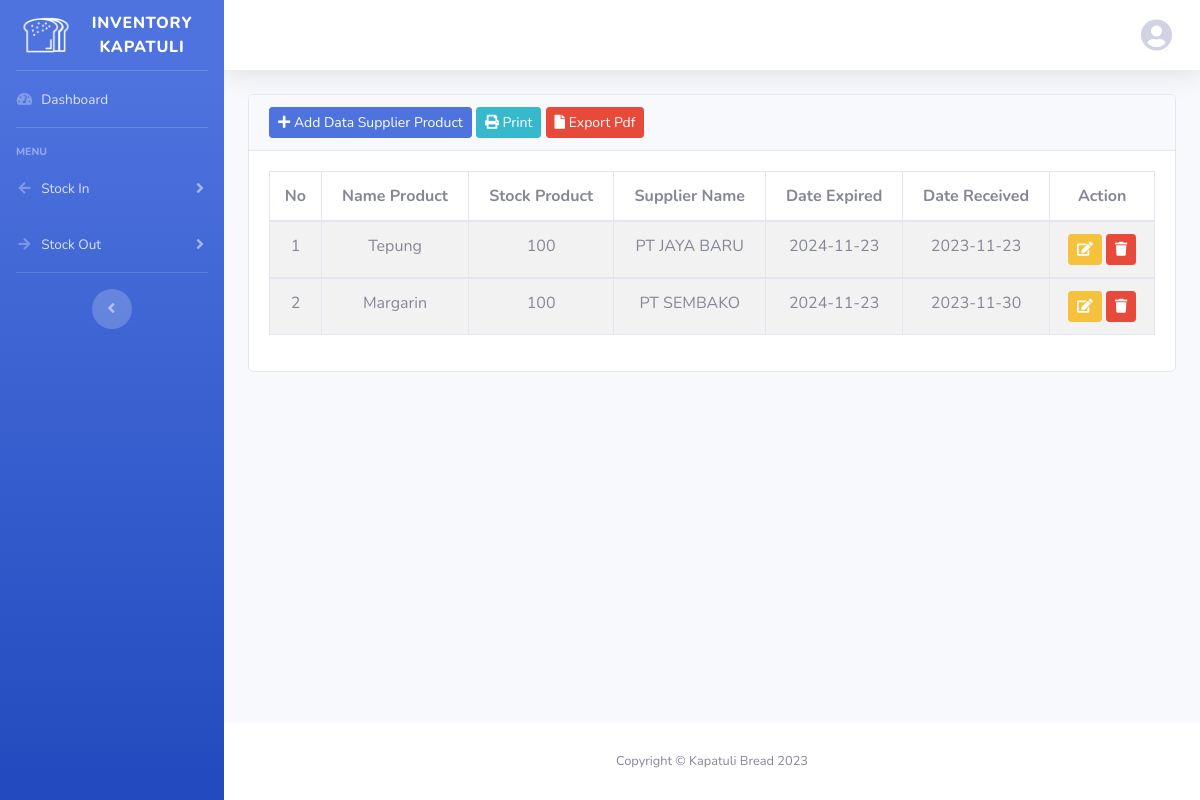
Page /index.php/supplier_product on the committed database.
### tables this page shows
CREATE TABLE `supplier_product` (
  `id` int(11) NOT NULL,
  `name_product` varchar(128) DEFAULT NULL,
  `stock_product` int(5) DEFAULT NULL,
  `supplier_id` int(11) NOT NULL,
  `expired_date` date NOT NULL,
  `date_received` date DEFAULT NULL
);

CREATE TABLE `supplier` (
  `id` int(11) NOT NULL,
  `name` varchar(128) DEFAULT NULL,
  `address` varchar(128) DEFAULT NULL,
  `phone` varchar(20) DEFAULT NULL
);

### application/libraries/template.php (called while the page is built, shortened)
<?php
class Template {
    protected $CI;
    public function __construct() {
        $this->CI =& get_instance();
    }
    public function load($view, $data = array()) {
        $this->CI->load->view('template/header', $data);
        $this->CI->load->view('template/navbar', $data);
        $this->CI->load->view($view, $data);
        $this->CI->load->view('template/footer');
    }
}

### application/controllers/Supplier_product.php (called while the page is built, shortened)
<?php
class Supplier_product extends CI_Controller
{
    public function index()
    {
        $data['title'] = 'Supplier Product';
        $data['users'] = $this->UsersModel->getUserWhere(['email' => $this->session->userdata('email')])->row_array();
        $data['supplier_product'] = $this->Supplier_product_model->get_data('supplier_product');
        $this->template->load('supplier_product', $data);
    }
}

### index.php (called while the page is built, shortened)
<?php
require_once BASEPATH.'core/CodeIgniter.php';

### application/models/Supplier_product_model.php (called while the page is built, shortened)
<?php
class Supplier_product_model extends CI_Model
{
    public function get_data($table)
    {
        $this->db->select('supplier_product.*, supplier.name AS supplier_name');
        $this->db->from($table);
        $this->db->join('supplier', 'supplier_product.supplier_id = supplier.id');
        $query = $this->db->get();
        if ($query->num_rows() > 0) {
            return $query->result();
        } else {
            return array();
        }
    }
}

### application/views/supplier_product.php (the view, shortened to what this page needs)
<div class="container-fluid">
    <div class="card">
        <div class="card-header">
            <a href="<?= base_url('supplier_product/tambah') ?>" class="btn btn-primary btn-sm"><i class="fa fa-plus"></i> Add Data Supplier Product</a>
            <a href="<?= base_url('supplier_product/print') ?>" class="btn btn-info btn-sm"><i class="fa fa-print"></i> Print</a>
            <a href="<?= base_url('supplier_product/pdf') ?>" class="btn btn-danger btn-sm"><i class="fa fa-file"></i> Export Pdf</a>
        </div>
        <div class="card-body">
            <table id="example1" class="table table-bordered table-striped">
                <thead>
                    <tr class="text-center">
                        <th>No</th>
                        <th>Name Product</th>
                        <th>Stock Product</th>
                        <th>Supplier Name</th>
                        <th>Date Expired</th>
                        <th>Date Received</th>
                        <th>Action</th>
                    </tr>
                </thead>
                <?php $no = 1;
                foreach ($supplier_product as $spl_p) : ?>
                    <tbody>
                        <tr class="text-center">
                            <td><?= $no++ ?></td>
                            <td><?= $spl_p->name_product ?></td>
                            <td><?= $spl_p->stock_product ?></td>
                            <td><?= $spl_p->supplier_name ?></td>
                            <td><?= $spl_p->expired_date ?></td>
                            <td><?= $spl_p->date_received ?></td>
                            <td>
                                <button data-toggle="modal" data-target="#edit<?= $spl_p->id ?>" class="btn btn-warning btn-sm"><i class="fas fa-edit"></i></button>
                                <a href="<?= base_url('supplier_product/delete/' . $spl_p->id) ?>" class="btn btn-danger btn-sm" onclick="return confirm('Apakah Anda Yakin Menghapus Data Supplier Ini?')"><i class="fas fa-trash"></i></a>
                            </td>
                        </tr>
                    </tbody>
                <?php endforeach ?>
            </table>
        </div>
    </div>
</div>

### rows in the picture
supplier_product: name_product "Tepung", stock_product "100", supplier.name "PT JAYA BARU", expired_date "2024-11-23", date_received "2023-11-23"
supplier_product: name_product "Margarin", stock_product "100", supplier.name "PT SEMBAKO", expired_date "2024-11-23", date_received "2023-11-30"
